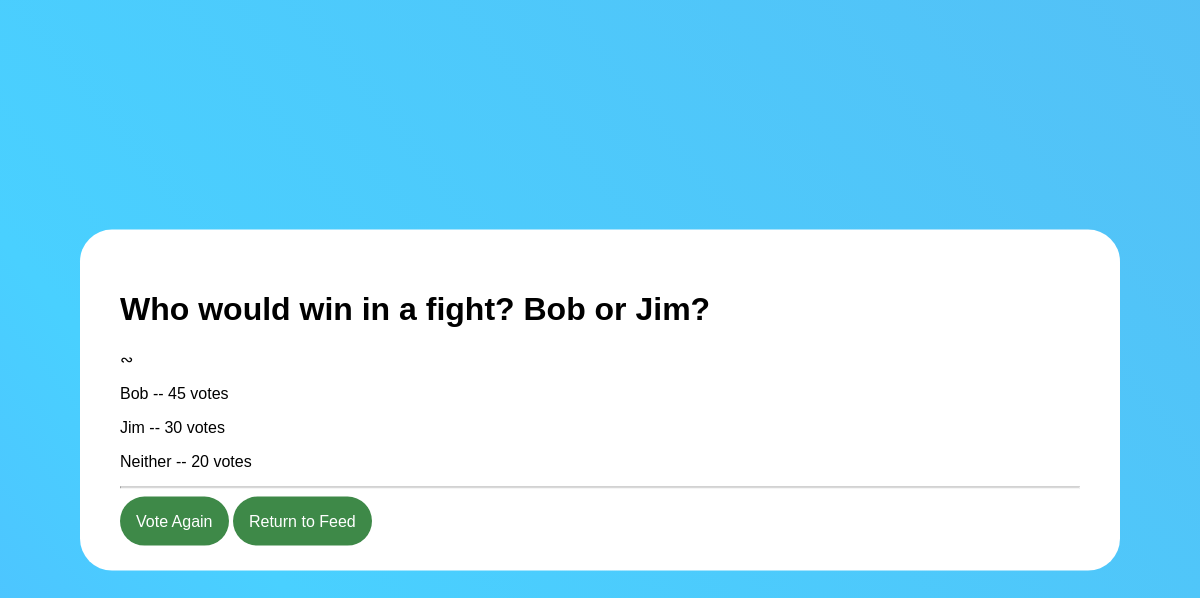
The page /polling/2/results/ on the database its author committed.
### polling/models.py (models this page shows, shortened)
class Question(models.Model):
    questionText = models.CharField(max_length=250)
    publicationDate = models.DateTimeField('date published')
    likes = models.IntegerField(default=0)

class Choice(models.Model):
    question = models.ForeignKey(Question, on_delete=models.CASCADE)
    choiceText = models.CharField(max_length=150)
    votes = models.IntegerField(default=0)

### polling/views.py (the view)
# urls.py: path('<int:pk>/results/', views.ResultsView.as_view(), name='results'),
class ResultsView(generic.DetailView):
    model = Question
    template_name = 'polling/results.html'

### polling/templates/polling/results.html
{% load static %}
<link rel="stylesheet" type="text/css" href="{% static 'polling/style.css' %}">
<div class="VoteDiv">
  <h1>{{ question.questionText}}</h1>
  <input type="hidden" class="PointCount">&ac; {{question.points}}</input>
  {% for choice in question.choice_set.all %}
    <p>{{ choice.choiceText}} -- {{choice.votes}} vote{{ choice.votes|pluralize}}</p>
  {% endfor %}
  <hr></hr>
  <div class="Space">
    <a href = "{% url 'polling:detail' question.id %}">Vote Again</a>
    <a href = "{% url 'polling:index'%}">Return to Feed</a>
  </div>
</div>

### polling/static/polling/style.css (style rules this page uses)
.VoteDiv { font-size: 16px; position: absolute; top: 50%; left: 50%; transform: translate(-50%, -50%); margin: auto; font-family: Arial; background-color: white; border-radius: 2em; padding: 2.5em; width: 80%; overflow: visible; }
.VoteDiv a { position: relative; width: 100%; color: white; border-radius: 2em; background-color: #3e8948; border-style: none; padding: 1em; text-decoration: none; margin-top: 5em; }
.Space { margin-top: 1.5em; }

### rows shown on the page
Question: questionText "Who would win in a fight? Bob or Jim?"
Choice: choiceText "Bob", votes "45"
Choice: choiceText "Jim", votes "30"
Choice: choiceText "Neither", votes "20"
